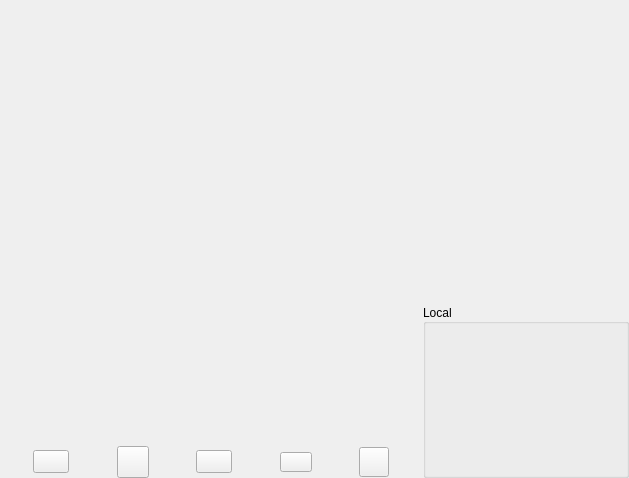
<?xml version="1.0" encoding="UTF-8"?>
<ui version="4.0">
 <class>CallGui</class>
 <widget class="QWidget" name="CallGui">
  <property name="geometry">
   <rect>
    <x>0</x>
    <y>0</y>
    <width>629</width>
    <height>478</height>
   </rect>
  </property>
  <property name="windowTitle">
   <string>MainWindow</string>
  </property>
  <property name="locale">
   <locale language="English" country="UnitedStates"/>
  </property>
  <layout class="QHBoxLayout" name="horizontalLayout">
   <property name="spacing">
    <number>0</number>
   </property>
   <property name="leftMargin">
    <number>0</number>
   </property>
   <property name="topMargin">
    <number>0</number>
   </property>
   <property name="rightMargin">
    <number>0</number>
   </property>
   <property name="bottomMargin">
    <number>0</number>
   </property>
   <item>
    <widget class="VideoRendererQt" name="remoteRenderer" native="true">
     <property name="sizePolicy">
      <sizepolicy hsizetype="Expanding" vsizetype="Expanding">
       <horstretch>0</horstretch>
       <verstretch>0</verstretch>
      </sizepolicy>
     </property>
     <property name="minimumSize">
      <size>
       <width>320</width>
       <height>240</height>
      </size>
     </property>
     <property name="baseSize">
      <size>
       <width>0</width>
       <height>0</height>
      </size>
     </property>
     <property name="layoutDirection">
      <enum>Qt::LeftToRight</enum>
     </property>
     <layout class="QVBoxLayout" name="verticalLayout" stretch="1,0">
      <property name="spacing">
       <number>0</number>
      </property>
      <property name="leftMargin">
       <number>0</number>
      </property>
      <property name="topMargin">
       <number>0</number>
      </property>
      <property name="rightMargin">
       <number>0</number>
      </property>
      <property name="bottomMargin">
       <number>0</number>
      </property>
      <item>
       <spacer name="verticalSpacer">
        <property name="orientation">
         <enum>Qt::Vertical</enum>
        </property>
        <property name="sizeHint" stdset="0">
         <size>
          <width>20</width>
          <height>40</height>
         </size>
        </property>
       </spacer>
      </item>
      <item>
       <widget class="QWidget" name="bottomPanel" native="true">
        <property name="sizePolicy">
         <sizepolicy hsizetype="Expanding" vsizetype="Expanding">
          <horstretch>0</horstretch>
          <verstretch>0</verstretch>
         </sizepolicy>
        </property>
        <layout class="QHBoxLayout" name="horizontalLayout_4" stretch="1,0">
         <property name="spacing">
          <number>0</number>
         </property>
         <property name="leftMargin">
          <number>0</number>
         </property>
         <property name="topMargin">
          <number>0</number>
         </property>
         <property name="rightMargin">
          <number>0</number>
         </property>
         <property name="bottomMargin">
          <number>0</number>
         </property>
         <item>
          <layout class="QVBoxLayout" name="verticalLayout_3" stretch="1,0">
           <property name="spacing">
            <number>0</number>
           </property>
           <item>
            <spacer name="verticalSpacer_2">
             <property name="orientation">
              <enum>Qt::Vertical</enum>
             </property>
             <property name="sizeType">
              <enum>QSizePolicy::Ignored</enum>
             </property>
             <property name="sizeHint" stdset="0">
              <size>
               <width>20</width>
               <height>40</height>
              </size>
             </property>
            </spacer>
           </item>
           <item>
            <layout class="QHBoxLayout" name="buttonsLayout">
             <property name="spacing">
              <number>20</number>
             </property>
             <property name="sizeConstraint">
              <enum>QLayout::SetDefaultConstraint</enum>
             </property>
             <property name="leftMargin">
              <number>6</number>
             </property>
             <property name="rightMargin">
              <number>6</number>
             </property>
             <item>
              <spacer name="horizontalSpacer_5">
               <property name="orientation">
                <enum>Qt::Horizontal</enum>
               </property>
               <property name="sizeHint" stdset="0">
                <size>
                 <width>40</width>
                 <height>20</height>
                </size>
               </property>
              </spacer>
             </item>
             <item>
              <widget class="QToolButton" name="mShowChatBtn">
               <property name="minimumSize">
                <size>
                 <width>36</width>
                 <height>20</height>
                </size>
               </property>
               <property name="styleSheet">
                <string notr="true">QToolButton
{
border-image: url(':/viewchat.svg');
}
QToolButton:hover
{
border-image: url(':/viewchat-hover.svg');
}</string>
               </property>
               <property name="text">
                <string/>
               </property>
              </widget>
             </item>
             <item>
              <spacer name="horizontalSpacer">
               <property name="orientation">
                <enum>Qt::Horizontal</enum>
               </property>
               <property name="sizeHint" stdset="0">
                <size>
                 <width>40</width>
                 <height>20</height>
                </size>
               </property>
              </spacer>
             </item>
             <item>
              <widget class="QToolButton" name="mMuteMicChk">
               <property name="minimumSize">
                <size>
                 <width>32</width>
                 <height>32</height>
                </size>
               </property>
               <property name="styleSheet">
                <string notr="true">QToolButton
{
border-image: url(':/mic.svg');
}
QToolButton:hover
{
border-image: url(':/mic-hover.svg');
}
QToolButton:checked
{
border-image: url(':/mic-mute.svg');
}
QToolButton:checked:hover
{
border-image: url(':/mic-mute-hover.svg');
}</string>
               </property>
               <property name="text">
                <string/>
               </property>
               <property name="checkable">
                <bool>true</bool>
               </property>
              </widget>
             </item>
             <item>
              <spacer name="horizontalSpacer_2">
               <property name="orientation">
                <enum>Qt::Horizontal</enum>
               </property>
               <property name="sizeHint" stdset="0">
                <size>
                 <width>40</width>
                 <height>20</height>
                </size>
               </property>
              </spacer>
             </item>
             <item>
              <widget class="QToolButton" name="mMuteCamChk">
               <property name="sizePolicy">
                <sizepolicy hsizetype="Fixed" vsizetype="Fixed">
                 <horstretch>0</horstretch>
                 <verstretch>0</verstretch>
                </sizepolicy>
               </property>
               <property name="minimumSize">
                <size>
                 <width>36</width>
                 <height>20</height>
                </size>
               </property>
               <property name="autoFillBackground">
                <bool>false</bool>
               </property>
               <property name="styleSheet">
                <string notr="true">QToolButton
{
border-image: url(':/camera.svg');
}
QToolButton:hover
{
border-image: url(':/camera-hover.svg');
}
QToolButton:checked
{
border-image: url(':/camera-disable.svg');
}
QToolButton:checked:hover
{
border-image: url(':/camera-disable-hover.svg');
}</string>
               </property>
               <property name="text">
                <string/>
               </property>
               <property name="checkable">
                <bool>true</bool>
               </property>
               <property name="checked">
                <bool>false</bool>
               </property>
              </widget>
             </item>
             <item>
              <spacer name="horizontalSpacer_3">
               <property name="orientation">
                <enum>Qt::Horizontal</enum>
               </property>
               <property name="sizeHint" stdset="0">
                <size>
                 <width>40</width>
                 <height>20</height>
                </size>
               </property>
              </spacer>
             </item>
             <item>
              <widget class="QToolButton" name="mHupBtn">
               <property name="sizePolicy">
                <sizepolicy hsizetype="Fixed" vsizetype="Expanding">
                 <horstretch>0</horstretch>
                 <verstretch>0</verstretch>
                </sizepolicy>
               </property>
               <property name="minimumSize">
                <size>
                 <width>32</width>
                 <height>20</height>
                </size>
               </property>
               <property name="maximumSize">
                <size>
                 <width>36</width>
                 <height>20</height>
                </size>
               </property>
               <property name="sizeIncrement">
                <size>
                 <width>0</width>
                 <height>0</height>
                </size>
               </property>
               <property name="autoFillBackground">
                <bool>false</bool>
               </property>
               <property name="styleSheet">
                <string notr="true">QToolButton
{
border-image: url(':/hangup.svg');
}
QToolButton:hover
{
border-image: url(':/hangup-hover.svg');
}</string>
               </property>
               <property name="text">
                <string/>
               </property>
               <property name="iconSize">
                <size>
                 <width>0</width>
                 <height>0</height>
                </size>
               </property>
              </widget>
             </item>
             <item>
              <spacer name="horizontalSpacer_4">
               <property name="orientation">
                <enum>Qt::Horizontal</enum>
               </property>
               <property name="sizeHint" stdset="0">
                <size>
                 <width>40</width>
                 <height>20</height>
                </size>
               </property>
              </spacer>
             </item>
             <item>
              <widget class="QToolButton" name="mFullScreenChk">
               <property name="minimumSize">
                <size>
                 <width>30</width>
                 <height>30</height>
                </size>
               </property>
               <property name="styleSheet">
                <string notr="true">QToolButton
{
border-image: url(':/fullscreen.svg');
}
QToolButton:hover
{
border-image: url(':/fullscreen-hover.svg');
}</string>
               </property>
               <property name="text">
                <string/>
               </property>
              </widget>
             </item>
             <item>
              <spacer name="horizontalSpacer_6">
               <property name="orientation">
                <enum>Qt::Horizontal</enum>
               </property>
               <property name="sizeHint" stdset="0">
                <size>
                 <width>40</width>
                 <height>20</height>
                </size>
               </property>
              </spacer>
             </item>
            </layout>
           </item>
          </layout>
         </item>
         <item>
          <widget class="QGroupBox" name="localBox">
           <property name="sizePolicy">
            <sizepolicy hsizetype="Expanding" vsizetype="Expanding">
             <horstretch>0</horstretch>
             <verstretch>0</verstretch>
            </sizepolicy>
           </property>
           <property name="minimumSize">
            <size>
             <width>0</width>
             <height>0</height>
            </size>
           </property>
           <property name="maximumSize">
            <size>
             <width>16777215</width>
             <height>16777215</height>
            </size>
           </property>
           <property name="title">
            <string>Local</string>
           </property>
           <property name="alignment">
            <set>Qt::AlignLeading|Qt::AlignLeft|Qt::AlignVCenter</set>
           </property>
           <layout class="QVBoxLayout" name="verticalLayout_5" stretch="0,0">
            <property name="spacing">
             <number>0</number>
            </property>
            <property name="leftMargin">
             <number>0</number>
            </property>
            <property name="topMargin">
             <number>0</number>
            </property>
            <property name="rightMargin">
             <number>0</number>
            </property>
            <property name="bottomMargin">
             <number>0</number>
            </property>
            <item>
             <spacer name="verticalSpacer_3">
              <property name="orientation">
               <enum>Qt::Vertical</enum>
              </property>
              <property name="sizeType">
               <enum>QSizePolicy::Minimum</enum>
              </property>
              <property name="sizeHint" stdset="0">
               <size>
                <width>1</width>
                <height>1</height>
               </size>
              </property>
             </spacer>
            </item>
            <item>
             <widget class="VideoRendererQt" name="localRenderer" native="true">
              <property name="enabled">
               <bool>true</bool>
              </property>
              <property name="sizePolicy">
               <sizepolicy hsizetype="Fixed" vsizetype="Fixed">
                <horstretch>0</horstretch>
                <verstretch>0</verstretch>
               </sizepolicy>
              </property>
              <property name="minimumSize">
               <size>
                <width>200</width>
                <height>150</height>
               </size>
              </property>
              <property name="maximumSize">
               <size>
                <width>200</width>
                <height>150</height>
               </size>
              </property>
             </widget>
            </item>
           </layout>
          </widget>
         </item>
        </layout>
       </widget>
      </item>
     </layout>
    </widget>
   </item>
  </layout>
 </widget>
 <layoutdefault spacing="6" margin="11"/>
 <customwidgets>
  <customwidget>
   <class>VideoRendererQt</class>
   <extends>QWidget</extends>
   <header>renderer/videoRenderer_Qt.h</header>
   <container>1</container>
  </customwidget>
 </customwidgets>
 <resources/>
 <connections/>
 <slots>
  <slot>buttonPushed()</slot>
  <slot>inviteButtonPushed()</slot>
  <slot>sendButtonPushed()</slot>
  <slot>leaveButtonPushed()</slot>
  <slot>onAudioInSelected()</slot>
  <slot>onVideoInSelected()</slot>
 </slots>
</ui>
